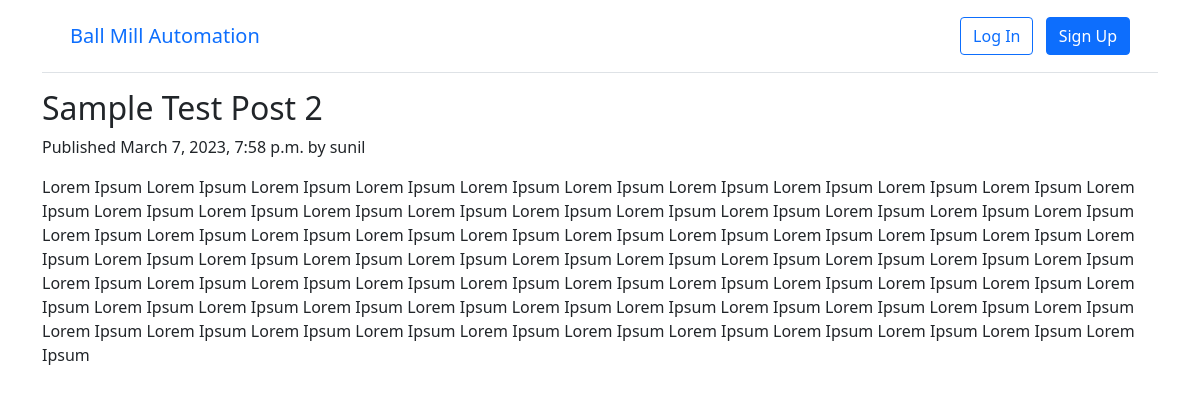
/blog/post/sample-test-post-2/, run on the app's committed database.
### blog/models.py (models this page shows, shortened)
class Post(models.Model):
    class Status(models.TextChoices):
        DRAFT = 'DF', 'Draft'
        PUBLISHED = 'PB', 'Published'
    title = models.CharField(max_length=100)
    slug = models.SlugField(max_length=100, unique_for_date='publish')
    author = models.ForeignKey(get_user_model(), on_delete=models.CASCADE, null=True, blank=True)
    body = models.TextField()
    image = models.ImageField(upload_to='', blank=True, null=True)
    tags = models.ManyToManyField(Tag, blank=True)
    publish = models.DateTimeField(default=timezone.now)
    created = models.DateTimeField(auto_now_add=True)
    updated = models.DateTimeField(auto_now= True)
    status = models.CharField(max_length=2,choices=Status.choices,default=Status.DRAFT)
    objects = models.Manager() # The default manager.
    published = PublishedManager() # Our custom manager.
    class Meta:
        ordering = ['-publish']

### accounts/models.py (models this page shows)
class CustomUser(AbstractUser):
    mobile = models.CharField(max_length=10, null=True, blank=True)

### blog/views.py (the view)
# urls.py: path("post/<slug>/", BlogDetailView.as_view(), name="post_detail"), # new
class BlogDetailView(DetailView): # new
    model = Post
    template_name = "post_detail.html"

### templates/post_detail.html
{% extends "base.html" %}
{% block content %}
<div class="post-entry">
    <h2>{{ post.title }}</h2>
    <p class="date">Published {{ post.publish }} by {{ post.author }}</p>
    <p>{{ post.body }}</p>
</div>
{% endblock content %}

### data on the page
Post: title "Sample Test Post 2", publish "March 7, 2023, 7:58 p.m.", author "sunil", body "Lorem Ipsum Lorem Ipsum Lorem Ipsum Lorem Ipsum Lorem Ipsum Lorem Ipsum Lorem Ipsum Lorem Ipsum Lorem Ipsum Lorem Ipsum Lorem Ipsum Lorem Ipsum Lorem Ipsum Lorem Ipsum Lorem Ipsum Lorem Ipsum Lorem Ipsum Lorem Ipsum Lorem Ipsum Lorem Ipsum Lorem Ipsum Lorem Ipsum Lorem Ipsum Lorem Ipsum Lorem Ipsum Lorem Ipsum Lorem Ipsum Lorem Ipsum Lorem Ipsum Lorem Ipsum Lorem Ipsum Lorem Ipsum Lorem Ipsum Lorem Ipsum Lorem Ipsum Lorem Ipsum Lorem Ipsum Lorem Ipsum Lorem Ipsum Lorem Ipsum Lorem Ipsum Lorem Ipsum Lorem Ipsum Lorem Ipsum Lorem Ipsum Lorem Ipsum Lorem Ipsum Lorem Ipsum Lorem Ipsum Lorem Ipsum Lorem Ipsum Lorem Ipsum Lorem Ipsum Lorem Ipsum Lorem Ipsum Lorem Ipsum Lorem Ipsum Lorem Ipsum…"
